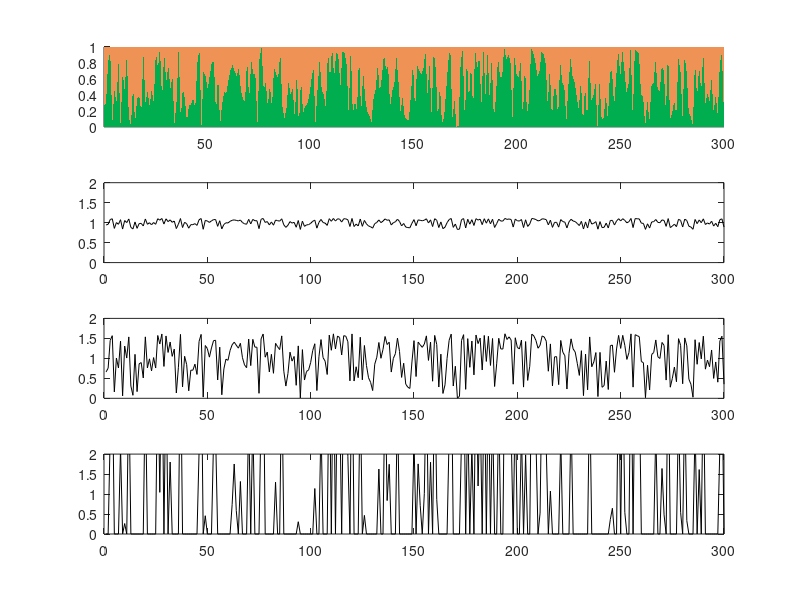

MATLAB code for this plot:
close;
clear;
num=300;%define the number of parallel communities
s1=rand(1,num);% s1 fluctuates between 0 and 1 following uniform distribution
temp=[1:num];

subplot(4,1,1);% visualize the compositonal variations
patch([temp fliplr(temp)], [0*temp fliplr(s1)],[0 175 80]/256,'LineStyle','none');hold on;
patch([temp fliplr(temp)], [s1 ones(1,num)],[239 148 85]/256,'LineStyle','none');hold on;
axis([1 num 0 1]);

epsilon=5;%define the effective plasmid transfer rate
beta=0.5;%define the beta value
pt=1-1./((1-beta)*s1+beta)/epsilon;%calculating the plasmid abundance pt as a function of s1
pt=pt.*(pt>=0);%plasmid abundance must be non-negative.

subplot(4,1,2);
plot(1:num,pt./mean(pt),'k-');hold on;% plot the fluctuations of plasmid abundances normalized by its mean abundance
axis([0 num 0 2]);

epsilon=2;% repeat the calculation with another value of effective plasmid transfer rate
beta=0.5;%define the beta value
pt=1-1./((1-beta)*s1+beta)/epsilon;%calculating the plasmid abundance pt as a function of s1
pt=pt.*(pt>=0);%plasmid abundance must be non-negative.

subplot(4,1,3);
plot(1:num,pt./mean(pt),'k-');hold on;% plot the fluctuations of plasmid abundances normalized by its mean abundance
axis([0 num 0 2]);

epsilon=1.2;% repeat the calculation with another value of effective plasmid transfer rate
beta=0.5;%define the beta value
pt=1-1./((1-beta)*s1+beta)/epsilon;%calculating the plasmid abundance pt as a function of s1
pt=pt.*(pt>=0);%plasmid abundance must be non-negative.

subplot(4,1,4);
plot(1:num,pt./mean(pt),'k-');hold on;% plot the fluctuations of plasmid abundances normalized by its mean abundance
axis([0 num 0 2]);

set(gcf,'position',[100 100 200 400]);
